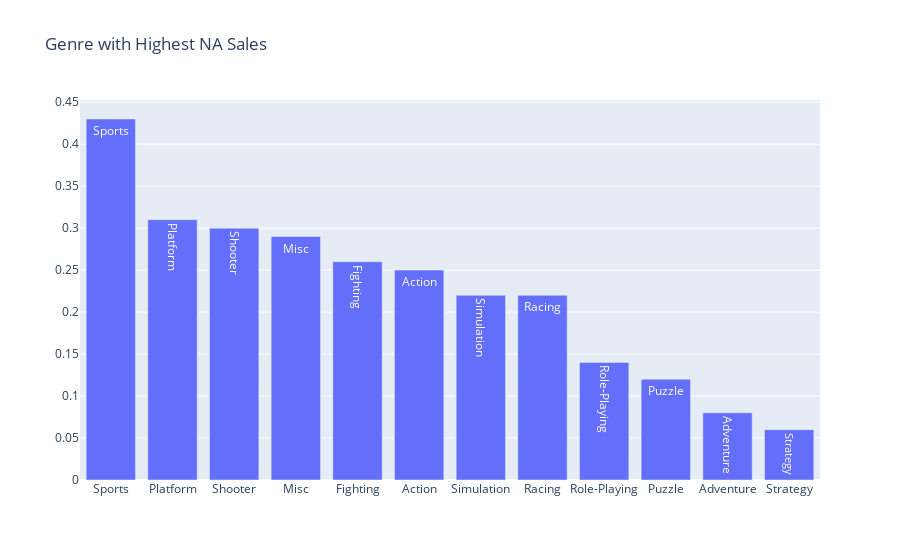

The notebook cell this image was saved under:
### Code cell
bar_dropped_data_duplicates = dropped_name.groupby('Genre')['NA_Sales'].median().sort_values(ascending=False).reset_index()

data = [Bar(x = bar_dropped_data_duplicates['Genre'], y = bar_dropped_data_duplicates['NA_Sales'], text = bar_dropped_data_duplicates['Genre'])]
layout = Layout(title = "Genre with Highest NA Sales")

fig = Figure(data = data, layout = layout)

plotly.offline.iplot(fig,show_link = False)

### Figure 1 — Plotly figure (JSON) as saved in the notebook; plotly's stock layout.template omitted (floating-point values rounded to 4 significant figures)
{"data": [{"text": ["Sports", "Platform", "Shooter", "Misc", "Fighting", "Action", "Simulation", "Racing", "Role-Playing", "Puzzle", "Adventure", "Strategy"], "type": "bar", "x": ["Sports", "Platform", "Shooter", "Misc", "Fighting", "Action", "Simulation", "Racing", "Role-Playing", "Puzzle", "Adventure", "Strategy"], "y": [0.43, 0.31, 0.3, 0.29, 0.26, 0.25, 0.22, 0.22, 0.14, 0.12, 0.08, 0.06]}], "layout": {"title": {"text": "Genre with Highest NA Sales"}}}
